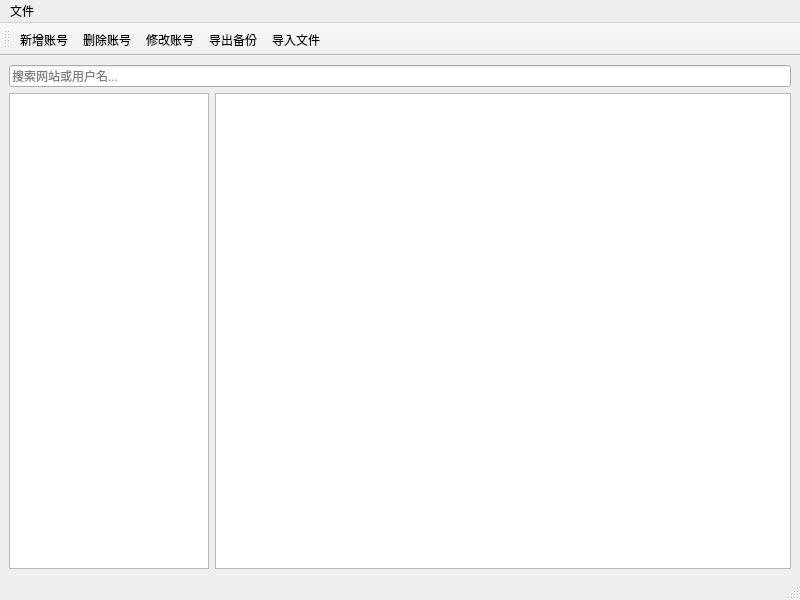
<?xml version="1.0" encoding="UTF-8"?>
<ui version="4.0">
 <class>MainWindow</class>
 <widget class="QMainWindow" name="MainWindow">
  <property name="geometry">
   <rect>
    <x>0</x>
    <y>0</y>
    <width>800</width>
    <height>600</height>
   </rect>
  </property>
  <property name="windowTitle">
   <string>MainWindow</string>
  </property>
  <widget class="QWidget" name="centralwidget">
   <layout class="QVBoxLayout" name="verticalLayout">
    <item>
     <widget class="QLineEdit" name="searchEdit">
      <property name="placeholderText">
       <string>搜索网站或用户名...</string>
      </property>
      <property name="clearButtonEnabled">
       <bool>true</bool>
      </property>
     </widget>
    </item>
    <item>
     <layout class="QHBoxLayout" name="horizontalLayout">
      <item>
       <widget class="QListWidget" name="listWidgetCategories">
        <property name="maximumSize">
         <size>
          <width>200</width>
          <height>16777215</height>
         </size>
        </property>
       </widget>
      </item>
      <item>
       <widget class="QTableView" name="tableViewAccounts">
        <property name="maximumSize">
         <size>
          <width>114514</width>
          <height>16777215</height>
         </size>
        </property>
        <property name="editTriggers">
         <set>QAbstractItemView::EditTrigger::NoEditTriggers</set>
        </property>
        <property name="alternatingRowColors">
         <bool>true</bool>
        </property>
        <property name="selectionMode">
         <enum>QAbstractItemView::SelectionMode::SingleSelection</enum>
        </property>
        <property name="selectionBehavior">
         <enum>QAbstractItemView::SelectionBehavior::SelectRows</enum>
        </property>
        <property name="sortingEnabled">
         <bool>true</bool>
        </property>
       </widget>
      </item>
     </layout>
    </item>
   </layout>
  </widget>
  <widget class="QMenuBar" name="menubar">
   <property name="geometry">
    <rect>
     <x>0</x>
     <y>0</y>
     <width>800</width>
     <height>21</height>
    </rect>
   </property>
   <widget class="QMenu" name="menu">
    <property name="title">
     <string>文件</string>
    </property>
    <addaction name="actionAdd"/>
    <addaction name="actionExit"/>
   </widget>
   <addaction name="menu"/>
  </widget>
  <widget class="QStatusBar" name="statusbar"/>
  <widget class="QToolBar" name="toolBar">
   <property name="windowTitle">
    <string>toolBar</string>
   </property>
   <attribute name="toolBarArea">
    <enum>TopToolBarArea</enum>
   </attribute>
   <attribute name="toolBarBreak">
    <bool>false</bool>
   </attribute>
   <addaction name="actionAdd"/>
   <addaction name="actionDel"/>
   <addaction name="actionEdit"/>
   <addaction name="actionExport"/>
   <addaction name="actionImport"/>
  </widget>
  <action name="actionAdd">
   <property name="text">
    <string>新增账号</string>
   </property>
   <property name="toolTip">
    <string>新增账号</string>
   </property>
   <property name="menuRole">
    <enum>QAction::MenuRole::NoRole</enum>
   </property>
  </action>
  <action name="actionDel">
   <property name="text">
    <string>删除账号</string>
   </property>
   <property name="toolTip">
    <string>删除账号</string>
   </property>
   <property name="menuRole">
    <enum>QAction::MenuRole::NoRole</enum>
   </property>
  </action>
  <action name="actionExport">
   <property name="text">
    <string>导出备份</string>
   </property>
   <property name="toolTip">
    <string>导出备份</string>
   </property>
   <property name="menuRole">
    <enum>QAction::MenuRole::NoRole</enum>
   </property>
  </action>
  <action name="actionExit">
   <property name="text">
    <string>退出</string>
   </property>
   <property name="toolTip">
    <string>退出</string>
   </property>
   <property name="menuRole">
    <enum>QAction::MenuRole::NoRole</enum>
   </property>
  </action>
  <action name="actionImport">
   <property name="text">
    <string>导入文件</string>
   </property>
   <property name="toolTip">
    <string>导入文件</string>
   </property>
   <property name="menuRole">
    <enum>QAction::MenuRole::NoRole</enum>
   </property>
  </action>
  <action name="actionEdit">
   <property name="text">
    <string>修改账号</string>
   </property>
   <property name="toolTip">
    <string>修改账号</string>
   </property>
   <property name="menuRole">
    <enum>QAction::MenuRole::NoRole</enum>
   </property>
  </action>
 </widget>
 <resources/>
 <connections/>
</ui>
